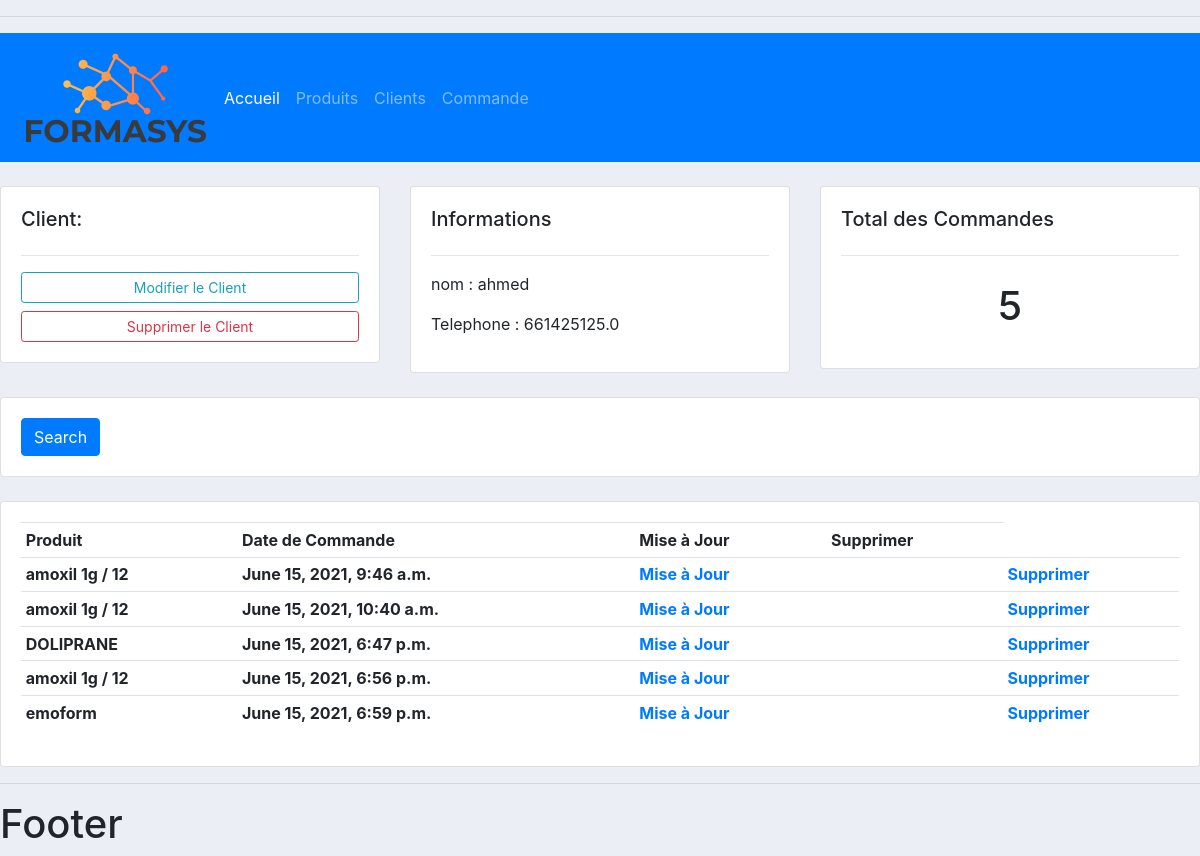
Before: /client/1 with the older database file.
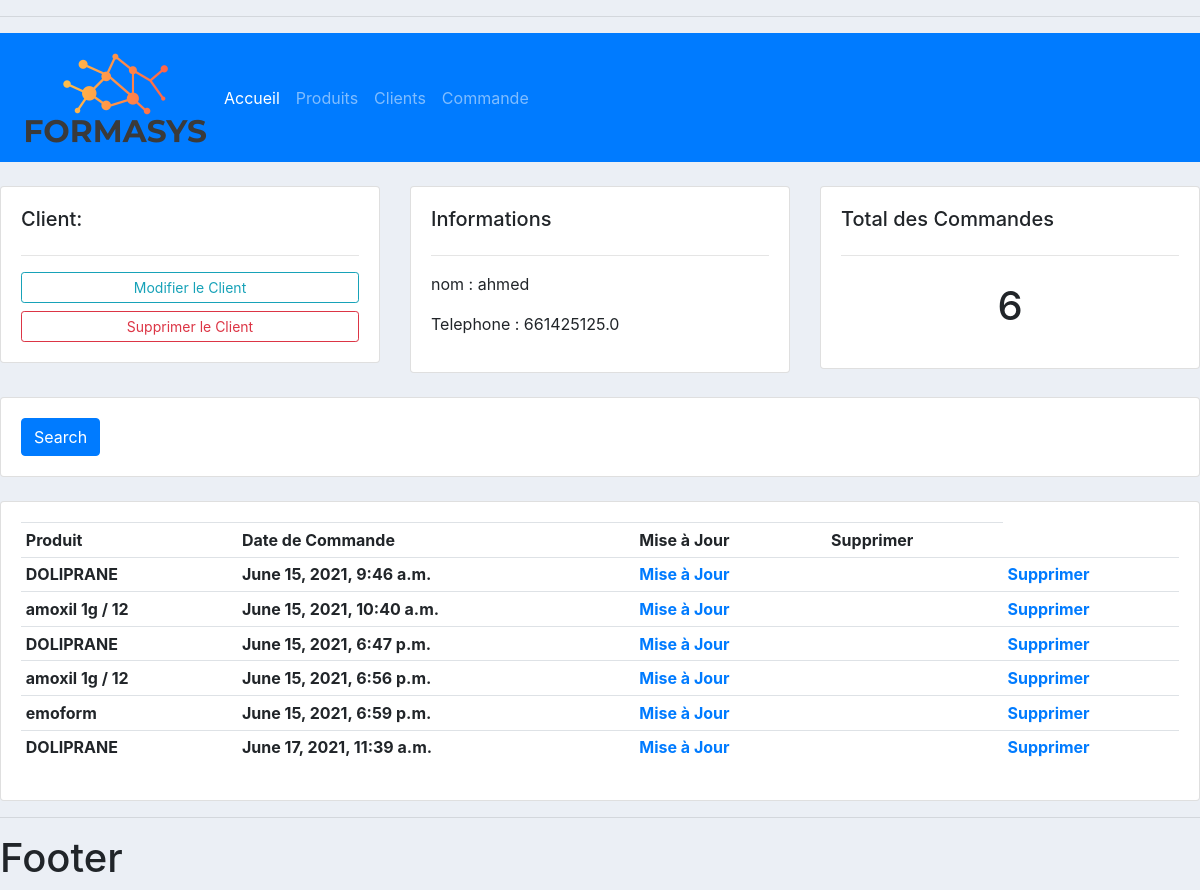
After: the same page with the newer database file.
### commande/models.py (models this page shows)
class Commande(models.Model):
    client = models.ForeignKey(Client,null=True,on_delete=models.SET_NULL)
    produit=  models.ForeignKey(Produit,null=True,on_delete=models.SET_NULL)
    date_creation = models.DateTimeField(auto_now_add=True)

### produit/models.py (models this page shows)
class Produit(models.Model):
    nom = models.CharField(max_length=50 , null=True)
    prix = models.FloatField(null=True)
    def __str__(self):
        return self.nom

### client/views.py (the view)
# urls.py: path('/<str:pk>' ,views.list_clients , name='client' ),
def list_clients(request , pk):
    client=Client.objects.get(id=pk)
    commande=client.commande_set.all()
    total_commande=commande.count()
    context={'client':client , 'commande':commande , 'total_commande':total_commande }
    return render(request,'client/liste_client.html' , context)

### templates/client/liste_client.html
{% extends 'main.html'%}
{% block contenu %}
	<br>
<div class="row">
	<div class="col-md">
		<div class="card card-body">
			<h5>Client:</h5>
			<hr>
			<a class="btn btn-outline-info  btn-sm btn-block" href="">Modifier le Client</a>
			<a class="btn btn-outline-danger  btn-sm btn-block" href="">Supprimer le Client</a>
		</div>
	</div>
	<div class="col-md">
		<div class="card card-body">
			<h5>Informations</h5>
			<hr>
			<p>nom : {{client.nom}} </p>
			<p>Telephone : {{client.telephone}} </p>
		</div>
	</div>
	<div class="col-md">
		<div class="card card-body">
			<h5>Total des Commandes</h5>
			<hr>
			<h1 style="text-align: center;padding: 10px">{{total_commande}}</h1>
		</div>
	</div>
</div>
<br>
<div class="row">
	<div class="col">
		<div class="card card-body">
			<form method="get">
		    <button class="btn btn-primary" type="submit">Search</button>
		  </form>
		</div>
	</div>
</div>
<br>
<div class="row">
	<div class="col-md">
		<div class="card card-body">
			<table class="table table-sm">
				<tr>
					<th>Produit</th>
					<th>Date de Commande</th>
					<th>Mise à Jour</th>
					<th>Supprimer</th>
				</tr>
                    {% for com in commande %}
				   <tr>
					<th>{{com.produit}}</th>
					<th>{{com.date_creation}}</th>
					   <th><a href="">Mise à Jour</a><th>
					   <th><a href="">Supprimer</a></th>
				</tr>
                    {% endfor %}
			</table>
		</div>
	</div>
</div>
{% endblock %}

Changed rows visible on the page:
changed Commande "June 15, 2021, 9:46 a.m.": produit "amoxil 1g / 12" → "DOLIPRANE"
added Commande: produit "DOLIPRANE", date_creation "June 17, 2021, 11:39 a.m."
Other visible differences:
{{ total_commande }}: "5" → "6"
